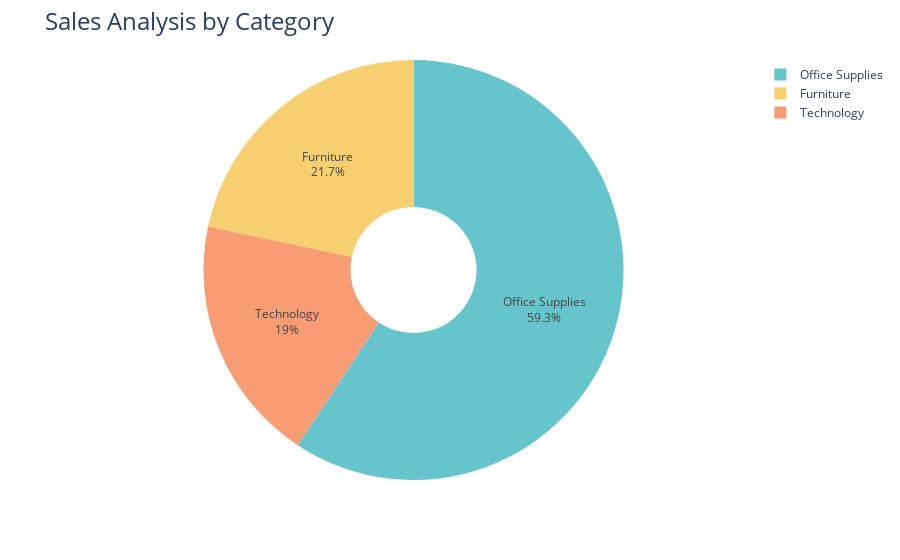

Notebook code for this chart:
### Code cell
fig = px.pie(sales_by_category, values = 'Sales', names = 'Category', hole=.3,
            color_discrete_sequence=px.colors.qualitative.Pastel)


fig.update_traces(textposition = 'inside', textinfo='percent+label')
fig.update_layout(title_text = 'Sales Analysis by Category', title_font=dict(size=24))

fig.show()

### Figure 1 — Plotly figure (JSON) as saved in the notebook; plotly's stock layout.template omitted (floating-point values rounded to 4 significant figures)
{"data": [{"domain": {"x": [0, 1], "y": [0, 1]}, "hole": 0.3, "hovertemplate": "Category=%{label}<br>Sales=%{value}<extra></extra>", "labels": ["Furniture", "Office Supplies", "Technology"], "legendgroup": "", "name": "", "showlegend": true, "textinfo": "percent+label", "textposition": "inside", "type": "pie", "values": [65270.0, 178500.0, 57240.0]}], "layout": {"legend": {"tracegroupgap": 0}, "margin": {"t": 60}, "piecolorway": ["rgb(102, 197, 204)", "rgb(246, 207, 113)", "rgb(248, 156, 116)", "rgb(220, 176, 242)", "rgb(135, 197, 95)", "rgb(158, 185, 243)", "rgb(254, 136, 177)", "rgb(201, 219, 116)", "rgb(139, 224, 164)", "rgb(180, 151, 231)", "rgb(179, 179, 179)"], "title": {"font": {"size": 24}, "text": "Sales Analysis by Category"}}}
